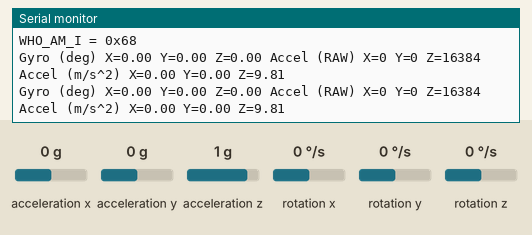
Simulated run of this sketch. Board: Arduino Uno, built with avr-gcc and run on an emulated ATmega328P. On the bench: the last lines printed to the serial monitor. Wiring (inferred from the names in the program): MPU-6050 motion sensor at I2C address 0x68. Inputs (shaded band) come from the test bench; at power-on: acceleration x 0 g, acceleration y 0 g, acceleration z 1 g, rotation x 0 °/s, rotation y 0 °/s, rotation z 0 °/s.

Above: at 1.8 s.
1.9 s: acceleration x set to -1.4 g
At 2.6 s:
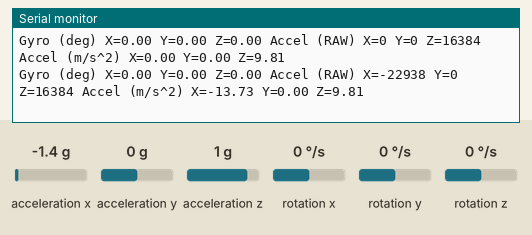
3.4 s: acceleration y set to -1.4 g
At 4.6 s:
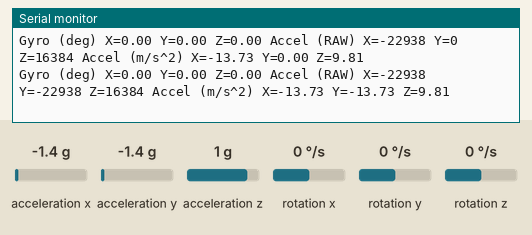
4.9 s: acceleration z set to -1.4 g
At 5.6 s:
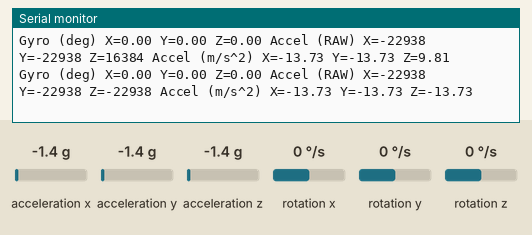
6.4 s: rotation x set to -192 °/s
At 7.5 s:
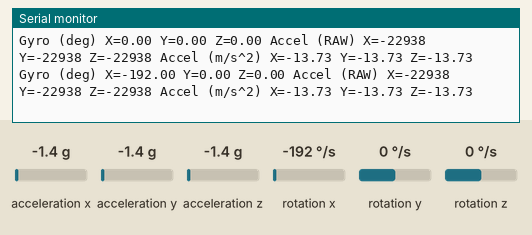
7.9 s: rotation y set to -192 °/s
At 8.6 s:
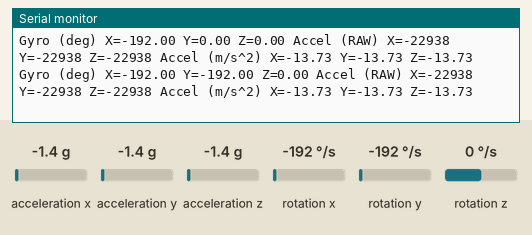

The sketch:

MPU6050_Gy87_Gy521_No_Calibrado.ino
```cpp
/*
MPU 6050 Código de prueba

Este es el código de prueba base (Sin calibración) para el MPU6050 que se puede encontrar en placas como el Gy-521 o el Gy-87

Link del video sobre como usar los registros: https://youtu.be/M9lZ5Qy5S2s?si=_7S1XLJ0XDP_fVhh
*/

#include <Wire.h>

int16_t accelX, accelY, accelZ;
float gForceX, gForceY, gForceZ;

int16_t gyroX, gyroY, gyroZ;
float rotX, rotY, rotZ;

void setup()
{
  Serial.begin(115200);
  Wire.begin();
  setupMPU();
}

void loop()
{
  recordAccelRegisters();
  recordGyroRegisters();
  printData();
  delay(1000);
}

//Funcion para establecer comunicación con el MPU e incializar los registros
void setupMPU()
{
  // Verificar WHO_AM_I
  Wire.beginTransmission(0x68);
  Wire.write(0x75); // WHO_AM_I register
  Wire.endTransmission();
  Wire.requestFrom(0x68, (uint8_t)1);
  if (Wire.available()) {
    uint8_t who = Wire.read();
    Serial.print("WHO_AM_I = 0x"); Serial.println(who, HEX);
  } else {
    Serial.println("No responde WHO_AM_I. Revisa I2C/dirección.");
  }

  Wire.beginTransmission(0x68); //This is the I2C address of the MPU (b1101000/b1101001 or 0x68/0x69 for AC0 low/high datasheet sec. 9.2)
  Wire.write(0x6B); //Accessing the register 6B - Power Management (Sec. 4.28)
  Wire.write(0x00); //Setting SLEEP register to 0. (Required; see Note on p. 9)
  Wire.endTransmission();

  Wire.beginTransmission(0x68); //I2C address of the MPU
  Wire.write(0x1B); //Accessing the register 1B - Gyroscope Configuration (Sec. 4.4)
  Wire.write(0x00); //Setting the gyro to full scale +/- 250deg./s
  Wire.endTransmission();

  Wire.beginTransmission(0x68); //I2C address of the MPU
  Wire.write(0x1C); //Accessing the register 1C - Acccelerometer Configuration (Sec. 4.5)
  Wire.write(0x00); //Setting the accel to +/- 2g
  Wire.endTransmission();
}

void recordAccelRegisters() {
  Wire.beginTransmission(0x68); //I2C address of the MPU
  Wire.write(0x3B); //Starting register for Accel Readings
  Wire.endTransmission();

  Wire.requestFrom(0x68,6); //Request Accel Registers (3B - 40)
  while(Wire.available() < 6);
  accelX = (int16_t)(Wire.read() << 8 | Wire.read());
  accelY = (int16_t)(Wire.read() << 8 | Wire.read());
  accelZ = (int16_t)(Wire.read() << 8 | Wire.read());
  processAccelData();
}

void processAccelData(){
  gForceX = (accelX / 16384.0)*9.80665;
  gForceY = (accelY / 16384.0)*9.80665;
  gForceZ = (accelZ / 16384.0)*9.80665;
}

void recordGyroRegisters() {
  Wire.beginTransmission(0x68); //I2C address of the MPU
  Wire.write(0x43); //Starting register for Gyro Readings
  Wire.endTransmission();

  Wire.requestFrom(0x68,6); //Request Gyro Registers (43 - 48)
  while(Wire.available() < 6);
  gyroX = (int16_t)(Wire.read()<<8|Wire.read()); //Store first two bytes into accelX
  gyroY = (int16_t)(Wire.read()<<8|Wire.read()); //Store middle two bytes into accelY
  gyroZ = (int16_t)(Wire.read()<<8|Wire.read()); //Store last two bytes into accelZ
  processGyroData();
}

void processGyroData() {
  rotX = gyroX / 131.0;
  rotY = gyroY / 131.0;
  rotZ = gyroZ / 131.0;
}

void printData() {
  Serial.print("Gyro (deg)");
  Serial.print(" X=");
  Serial.print(rotX);
  Serial.print(" Y=");
  Serial.print(rotY);
  Serial.print(" Z=");
  Serial.print(rotZ);
  Serial.print(" Accel (RAW)");
  Serial.print(" X=");
  Serial.print(accelX);
  Serial.print(" Y=");
  Serial.print(accelY);
  Serial.print(" Z=");
  Serial.print(accelZ);
  Serial.print(" Accel (m/s^2)");
  Serial.print(" X=");
  Serial.print(gForceX);
  Serial.print(" Y=");
  Serial.print(gForceY);
  Serial.print(" Z=");
  Serial.println(gForceZ);
}
```

Measured:
- after the input at 1.9 s, the serial monitor: prints a new line after 0.11 s (image 1)
- after the input at 3.4 s, the serial monitor: prints a new line after 0.63 s (image 2)
- after the input at 4.9 s, the serial monitor: prints a new line after 0.13 s (image 3)
- after the input at 6.4 s, the serial monitor: prints a new line after 0.64 s (image 4)
- after the input at 7.9 s, the serial monitor: prints a new line after 0.15 s (image 5)
